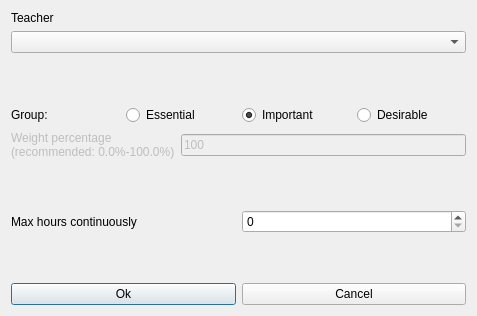
<?xml version="1.0" encoding="UTF-8"?>
<ui version="4.0">
 <class>ModifyConstraintTeacherMaxHoursContinuouslyForm_template</class>
 <widget class="QDialog" name="ModifyConstraintTeacherMaxHoursContinuouslyForm_template">
  <property name="geometry">
   <rect>
    <x>0</x>
    <y>0</y>
    <width>477</width>
    <height>316</height>
   </rect>
  </property>
  <property name="windowTitle">
   <string extracomment="This is the title of the dialog to modify a constraint of this type">Modify teacher max hours continuously</string>
  </property>
  <layout class="QVBoxLayout" name="verticalLayout_2">
   <item>
    <layout class="QVBoxLayout" name="verticalLayout">
     <item>
      <widget class="QLabel" name="teacherTextLabel">
       <property name="frameShape">
        <enum>QFrame::NoFrame</enum>
       </property>
       <property name="frameShadow">
        <enum>QFrame::Plain</enum>
       </property>
       <property name="text">
        <string>Teacher</string>
       </property>
       <property name="wordWrap">
        <bool>false</bool>
       </property>
      </widget>
     </item>
     <item>
      <widget class="QComboBox" name="teachersComboBox">
       <property name="editable">
        <bool>false</bool>
       </property>
       <property name="insertPolicy">
        <enum>QComboBox::NoInsert</enum>
       </property>
       <property name="autoCompletion">
        <bool>false</bool>
       </property>
       <property name="duplicatesEnabled">
        <bool>false</bool>
       </property>
      </widget>
     </item>
    </layout>
   </item>
   <item>
    <spacer name="verticalSpacer">
     <property name="orientation">
      <enum>Qt::Vertical</enum>
     </property>
     <property name="sizeHint" stdset="0">
      <size>
       <width>20</width>
       <height>46</height>
      </size>
     </property>
    </spacer>
   </item>
   <item>
    <layout class="QHBoxLayout" name="horizontalLayout_4">
     <item>
      <widget class="QLabel" name="groupTextLabel">
       <property name="text">
        <string>Group:</string>
       </property>
      </widget>
     </item>
     <item>
      <widget class="QRadioButton" name="essentialRadioButton">
       <property name="text">
        <string>Essential</string>
       </property>
      </widget>
     </item>
     <item>
      <widget class="QRadioButton" name="importantRadioButton">
       <property name="text">
        <string>Important</string>
       </property>
       <property name="checked">
        <bool>true</bool>
       </property>
      </widget>
     </item>
     <item>
      <widget class="QRadioButton" name="desirableRadioButton">
       <property name="text">
        <string>Desirable</string>
       </property>
      </widget>
     </item>
    </layout>
   </item>
   <item>
    <layout class="QHBoxLayout" name="horizontalLayout_3">
     <item>
      <widget class="QLabel" name="weightTextLabel">
       <property name="enabled">
        <bool>false</bool>
       </property>
       <property name="frameShape">
        <enum>QFrame::NoFrame</enum>
       </property>
       <property name="frameShadow">
        <enum>QFrame::Plain</enum>
       </property>
       <property name="text">
        <string>Weight percentage
(recommended: 0.0%-100.0%)</string>
       </property>
       <property name="wordWrap">
        <bool>false</bool>
       </property>
      </widget>
     </item>
     <item>
      <widget class="QLineEdit" name="weightLineEdit">
       <property name="enabled">
        <bool>false</bool>
       </property>
       <property name="text">
        <string notr="true">100</string>
       </property>
      </widget>
     </item>
    </layout>
   </item>
   <item>
    <spacer name="verticalSpacer_2">
     <property name="orientation">
      <enum>Qt::Vertical</enum>
     </property>
     <property name="sizeHint" stdset="0">
      <size>
       <width>20</width>
       <height>26</height>
      </size>
     </property>
    </spacer>
   </item>
   <item>
    <layout class="QHBoxLayout" name="horizontalLayout_2">
     <item>
      <widget class="QLabel" name="maxHoursTextLabel">
       <property name="frameShape">
        <enum>QFrame::NoFrame</enum>
       </property>
       <property name="frameShadow">
        <enum>QFrame::Plain</enum>
       </property>
       <property name="text">
        <string>Max hours continuously</string>
       </property>
       <property name="wordWrap">
        <bool>false</bool>
       </property>
      </widget>
     </item>
     <item>
      <widget class="QSpinBox" name="maxHoursSpinBox"/>
     </item>
    </layout>
   </item>
   <item>
    <spacer name="verticalSpacer_3">
     <property name="orientation">
      <enum>Qt::Vertical</enum>
     </property>
     <property name="sizeHint" stdset="0">
      <size>
       <width>20</width>
       <height>25</height>
      </size>
     </property>
    </spacer>
   </item>
   <item>
    <layout class="QHBoxLayout" name="horizontalLayout">
     <item>
      <widget class="QPushButton" name="okPushButton">
       <property name="text">
        <string>Ok</string>
       </property>
      </widget>
     </item>
     <item>
      <widget class="QPushButton" name="cancelPushButton">
       <property name="text">
        <string>Cancel</string>
       </property>
      </widget>
     </item>
    </layout>
   </item>
  </layout>
 </widget>
 <layoutdefault spacing="6" margin="11"/>
 <resources/>
 <connections/>
</ui>
